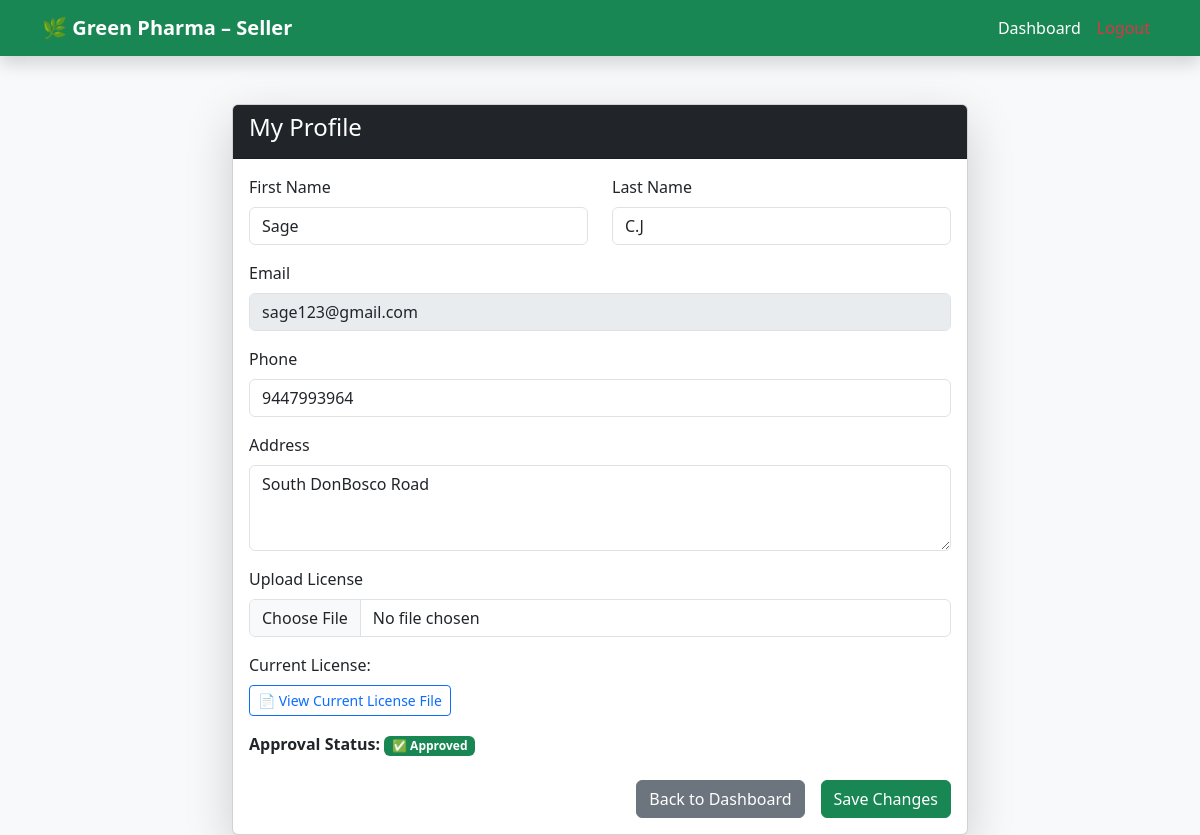
Screenshot of /seller/profile/ (signed in) with the database file from the repository.
### greenpharma/models.py (models this page shows, shortened)
class Registration(AbstractUser):
    ROLE_CHOICES = [
        ("Customer", "Customer"),
        ("Seller", "Seller"),
        ("Admin", "Admin"),
    ]
    role = models.CharField(max_length=20, choices=ROLE_CHOICES, default="Customer")
    objects = RegistrationManager()
    class Meta:
        db_table = "registration"

class SellerProfile(models.Model):
    LICENSE_STATUS_CHOICES = [
        ("Pending", "Pending"),
        ("Approved", "Approved"),
        ("Rejected", "Rejected"),
    ]
    user = models.OneToOneField(Registration, on_delete=models.CASCADE, related_name="seller_profile")
    address = models.TextField(blank=True, null=True)
    phone = models.CharField(max_length=15, blank=True, null=True)
    license_file = models.FileField(upload_to="licenses/", blank=True, null=True)
    status = models.CharField(max_length=20, choices=LICENSE_STATUS_CHOICES, default="Pending")

### greenpharma/views.py (the view)
# urls.py: path("seller/profile/", views.seller_profile, name="seller_profile"),
@login_required
def seller_profile(request):
    profile, _ = SellerProfile.objects.get_or_create(user=request.user)
    if request.method == "POST":
        form = SellerProfileForm(request.POST, request.FILES, instance=profile, user=request.user)
        if form.is_valid():
            form.save(user=request.user)
            messages.success(request, "Profile updated successfully. Awaiting admin approval.")
            return redirect("seller_dashboard")
    else:
        form = SellerProfileForm(instance=profile, user=request.user)
    return render(request, "greenpharma/seller_profile.html", {"form": form, "profile": profile})

### greenpharma/forms.py (shortened to what this page needs)
class SellerProfileForm(forms.ModelForm):
    email = forms.EmailField(disabled=True, required=False, widget=forms.EmailInput(attrs={'class': 'form-control'}))
    first_name = forms.CharField(required=True, widget=forms.TextInput(attrs={'class': 'form-control'}))
    last_name = forms.CharField(required=True, widget=forms.TextInput(attrs={'class': 'form-control'}))
    class Meta:
        model = SellerProfile
        fields = ['phone', 'address', 'license_file']
        widgets = {
            'phone': forms.TextInput(attrs={'class': 'form-control'}),
            'address': forms.Textarea(attrs={'class': 'form-control', 'rows': 2, 'cols': 40}),
            'license_file': forms.ClearableFileInput(attrs={'class': 'form-control'}),
        }
    def __init__(self, *args, **kwargs):
        user = kwargs.pop('user', None)
        super().__init__(*args, **kwargs)
        if user:
            self.fields['email'].initial = user.email
            self.fields['first_name'].initial = user.first_name
            self.fields['last_name'].initial = user.last_name

### greenpharma/templates/greenpharma/seller_profile.html (shortened to what this page needs)
{% load static %}
<!DOCTYPE html>
<html lang="en">
<head>
    <link href="https://cdn.jsdelivr.net/npm/bootstrap@5.3.0/dist/css/bootstrap.min.css" rel="stylesheet">
</head>
<body class="bg-light">
<nav class="navbar navbar-expand-lg navbar-dark bg-success shadow">
  <div class="container">
    <a class="navbar-brand fw-bold" href="{% url 'seller_dashboard' %}">🌿 Green Pharma – Seller</a>
    <ul class="navbar-nav ms-auto">
      <li class="nav-item"><a class="nav-link text-white" href="{% url 'seller_dashboard' %}">Dashboard</a></li>
      <li class="nav-item"><a class="nav-link text-danger" href="{% url 'logout' %}">Logout</a></li>
    </ul>
  </div>
</nav>
<div class="container mt-5">
    <div class="row justify-content-center">
        <div class="col-md-8">
            <div class="card shadow-lg">
                <div class="card-header bg-dark text-white">
                    <h4>My Profile</h4>
                </div>
                <div class="card-body">
                    <form method="POST" enctype="multipart/form-data" action="{% url 'seller_profile' %}">
                        <div class="row mb-3">
                            <div class="col-md-6">
                                <label class="form-label">First Name</label>
                                <input type="text" name="first_name" value="{{ form.first_name.value|default:user.first_name }}" class="form-control" required>
                            </div>
                            <div class="col-md-6">
                                <label class="form-label">Last Name</label>
                                <input type="text" name="last_name" value="{{ form.last_name.value|default:user.last_name }}" class="form-control" required>
                            </div>
                        </div>
                        <div class="mb-3">
                            <label class="form-label">Email</label>
                            <input type="email" value="{{ user.email }}" class="form-control" disabled>
                        </div>
                        <div class="mb-3">
                            <label class="form-label">Phone</label>
                            <input type="text" name="phone" value="{{ form.phone.value|default:profile.phone }}" class="form-control">
                        </div>
                        <div class="mb-3">
                            <label class="form-label">Address</label>
                            <textarea name="address" class="form-control" rows="3">{{ form.address.value|default:profile.address }}</textarea>
                        </div>
                        <div class="mb-3">
                            <label class="form-label">Upload License</label>
                            <input type="file" name="license_file" class="form-control">
                        </div>
                        {% if profile.license_file %}
                            <div class="mb-3">
                                <label class="form-label">Current License:</label>
                                <p>
                                    <a href="{{ profile.license_file.url }}" target="_blank" class="btn btn-outline-primary btn-sm">
                                        📄 View Current License File
                                    </a>
                                </p>
                            </div>
                        {% endif %}
                        <div class="mb-3">
                            <label class="form-label fw-bold">Approval Status:</label>
                            {% if profile.status == "Approved" %}
                                <span class="badge bg-success">✅ Approved</span>
                            {% elif profile.status == "Pending" %}
                                <span class="badge bg-warning text-dark">⏳ Pending</span>
                            {% elif profile.status == "Rejected" %}
                                <span class="badge bg-danger">❌ Rejected</span>
                            {% else %}
                                <span class="badge bg-secondary">Unknown</span>
                            {% endif %}
                        </div>
                        <div class="d-grid gap-2 d-md-flex justify-content-md-end">
                            <a href="{% url 'seller_dashboard' %}" class="btn btn-secondary me-md-2">Back to Dashboard</a>
                            <button type="submit" class="btn btn-success">Save Changes</button>
                        </div>
                    </form>
                </div>
            </div>
        </div>
    </div>
</div>
</body>
</html>

### rows the page displays
Registration: first_name "Sage", last_name "C.J", email "sage123@gmail.com"
SellerProfile: phone "9447993964", address "South DonBosco Road"
